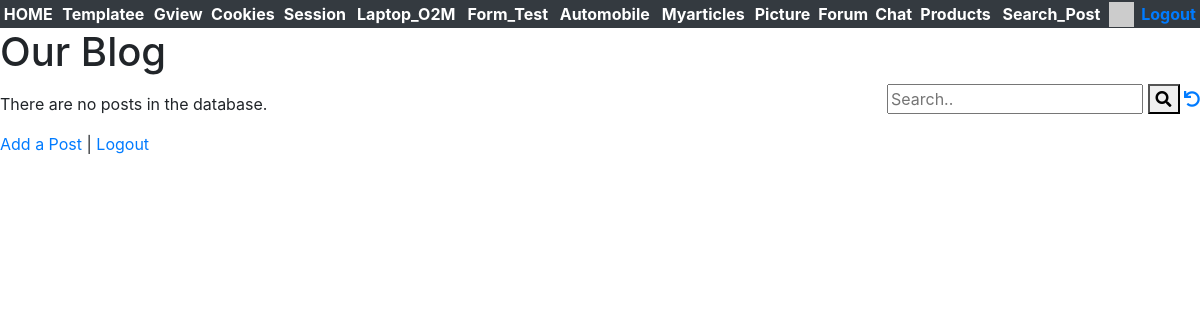
Before: /well/ (signed in) with the older database file.
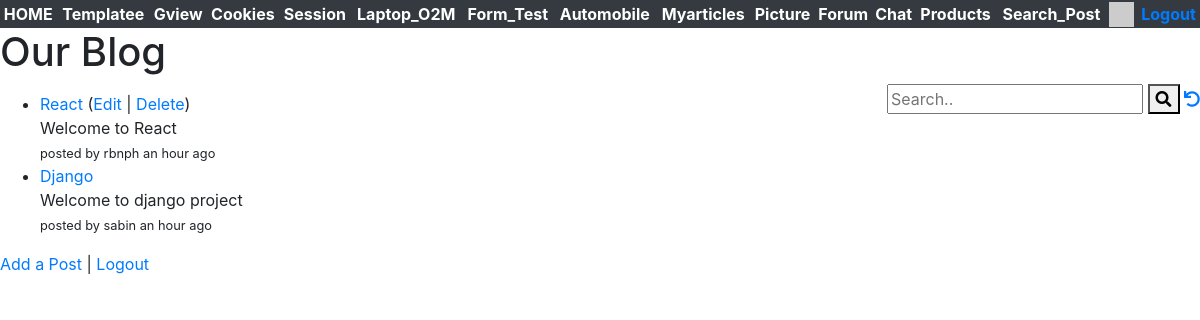
After: the same page with the newer database file.
### well/models.py (models this page shows, shortened)
class Post(models.Model) :
    title = models.CharField(
            max_length=200,
            validators=[MinLengthValidator(2, "Title must be greater than 2 characters")]
    )
    text = models.TextField()
    owner = models.ForeignKey(settings.AUTH_USER_MODEL, on_delete=models.CASCADE,
            related_name='post_owner')
    created_at = models.DateTimeField(auto_now_add=True)
    updated_at = models.DateTimeField(auto_now=True)

### well/views.py (the view)
# urls.py: path('', views.PostListView.as_view(), name='all'),
class PostListView(View):
    template_name = "well/list.html"
    def get(self, request) :
        strval =  request.GET.get("search", False)
        if strval :
            query = Q(title__icontains=strval)
            query.add(Q(text__icontains=strval), Q.OR)
            post_list = Post.objects.filter(query).select_related().order_by('-updated_at')[:10]
        else :
            post_list = Post.objects.all().order_by('-updated_at')[:10]
        for obj in post_list:
            obj.natural_updated = naturaltime(obj.updated_at)
        ctx = {'post_list' : post_list, 'search': strval}
        return render(request, self.template_name, ctx)

### home/context_processors.py (called while the page is built)
def settings(request):
    return {
        'settings': django_settings,
    }

### home/templatetags/app_tags.py (called while the page is built)
@register.filter(name='gravatar')
def gravatar(user, size=35):
    email = str(user.email.strip().lower()).encode('utf-8')
    email_hash = md5(email).hexdigest()
    url = "//www.gravatar.com/avatar/{0}?s={1}&d=identicon&r=PG"
    return url.format(email_hash, size)

### well/templates/well/list.html (shortened to what this page needs)
{% extends "base_bootstrap.html" %}
{% block content %}
<h1>Our Blog</h1>
<div style="float:right">
<form>
  <input type="text" placeholder="Search.." name="search"
  >
  <button type="submit"><i class="fa fa-search"></i></button>
<a href="{% url 'well:all' %}"><i class="fa fa-undo"></i></a>
</form>
</div>
<p>
{% if post_list %}
<ul>
  {% for post in post_list %}
    <li>
        <a href="{% url 'well:post_detail'  post.id %}">{{ post.title }}</a>
        {% if post.owner_id == user.id %}
        (<a href="{% url 'well:post_update' post.id %}">Edit</a> |
        <a href="{% url 'well:post_delete' post.id %}">Delete</a>)
        <br/>
        {% endif %}
        <div style="left:10px">
            {% if post.text|length < 100 %}
                {{ post.text }}
            {% else %}
                {{ post.text|slice:"0:99" }}
                <a href="{% url 'well:post_detail'  post.id %}">...</a>
            {% endif %}
        </div>
        <small>
        {% if post.owner.username %}
            posted by {{ post.owner.username }}
        {% endif %}
        {{ post.natural_updated }}
        </small>
    </li>
  {% endfor %}
</ul>
{% else %}
  <p>There are no posts in the database.</p>
{% endif %}
</p>
<p>
<a href="{% url 'well:post_create' %}">Add a Post</a> |
{% if user.is_authenticated %}
<a href="{% url 'logout' %}?next={% url 'well:all' %}">Logout</a>
{% else %}
<a href="{% url 'login' %}?next={% url 'well:all' %}">Login</a>
{% endif %}
</p>
{% endblock %}

### home/templates/base_bootstrap.html (shortened to what this page needs)
<!DOCTYPE html>
<html>
<head>
    <link rel="stylesheet" href="https://stackpath.bootstrapcdn.com/bootstrap/4.1.3/css/bootstrap.min.css"
>
    <link rel="stylesheet" href="https://code.jquery.com/ui/1.12.1/themes/ui-lightness/jquery-ui.css"
>
    <link rel="stylesheet" href="https://use.fontawesome.com/releases/v5.8.1/css/all.css">
    <link rel="stylesheet" href="https://use.fontawesome.com/releases/v5.8.1/css/v4-shims.css">
</head>
{% load app_tags %}
<body>
    <div>
        <div class="bg-dark text-white">
            <div class="row">
                <div class="col-12 text-center">
                    <table style="width:100%">
                        <tr>
                            <th><a href="/" style="color: white">HOME</a></th>
                            <th><a href="/templatee/game/200" style="color: white">Templatee</a></th>
                            <th><a href="/gview/gview" style="color: white">Gview</a></th>
                            <th><a href="/shorten/cookie" style="color: white">Cookies</a></th>
                            <th><a href="/shorten/session" style="color: white">Session</a></th>
                            <th><a href="/laptop/laptop" style="color: white">Laptop_O2M</a></th>
                            <th><a href="/test" style="color: white">Form_Test</a></th>
                            <th><a href="/automobile/main" style="color: white">Automobile</a></th>
                            <th><a href="/myarticles/myarticles" style="color: white">Myarticles</a></th>
                            <th><a href="/pics" style="color: white">Picture</a></th>
                            <th><a href="/forum" style="color: white">Forum</a></th>
                            <th><a href="/chat" style="color: white">Chat</a></th>
                            <th><a href="/fav_products" style="color: white">Products</a></th>
                            <th><a href="/well" style="color: white">Search_Post</a></th>
                            {% if user.is_authenticated %}
                            <th><img style="width: 25px;" src="{{ user|gravatar:60 }}" /></th>
                            <th> <a href="{% url 'logout' %}?next={% url 'shorten:home' %}">Logout</a>
                                {% else %}
                            <th><a href="{% url 'login' %}?next={% url 'shorten:home' %}">Login</a>
                                {% endif %}
                            </th>
                        </tr>
                    </table>
                </div>
            </div>
        </div>
        {% block content %}{% endblock %}
    </div>
</body>
</html>

Changed rows visible on the page:
added Post: title "React", shows "Edit", text "Welcome to React", owner.username "rbnph", natural_updated "an hour ago"
added Post: title "Django", text "Welcome to django project", owner.username "sabin", natural_updated "an hour ago"
Other visible differences:
text no longer shown: "There are no posts in the database."
